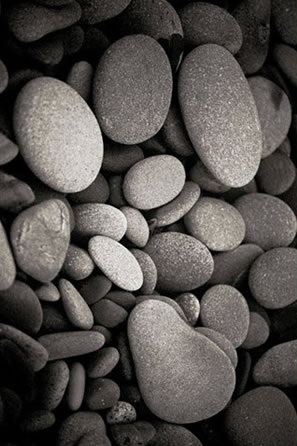
#> input picture 24 november Homework/logarithm/gri-tas-.jpg, 297 x 446 px
$ jupyter execute logarithm.ipynb
#> lines starting #> are read from the running program, lines starting #| are printed output that depends on the picture
[cell 1]
import cv2
import numpy as np


# Read an image
image = cv2.imread('gri-tas-.jpg')
#> image is the input picture: shape (446, 297, 3); mean B, G, R 75.5, 78.8, 82.6
cv2.imshow('gri-tas-.jpg',image)
cv2.waitKey(0)
# Apply log transformation method
c = (np.log(image+1)/ (np.log(1 + np.max(image))))*255
#> c: shape (446, 297, 3) float16; 0% of the values are NaN or infinite; the others: min 0, max 254.2, mean 177
# Specify the data type so that
# float value will be converted to int
c = np.array(c, dtype = np.uint8)
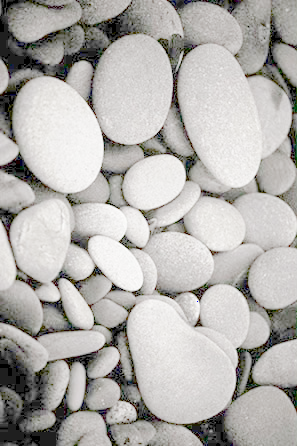
#> c: shape (446, 297, 3); mean B, G, R 173.7, 176.9, 179.1

# Display both images

cv2.imshow('gri-tas-.jpg',c)
cv2.waitKey(0)
